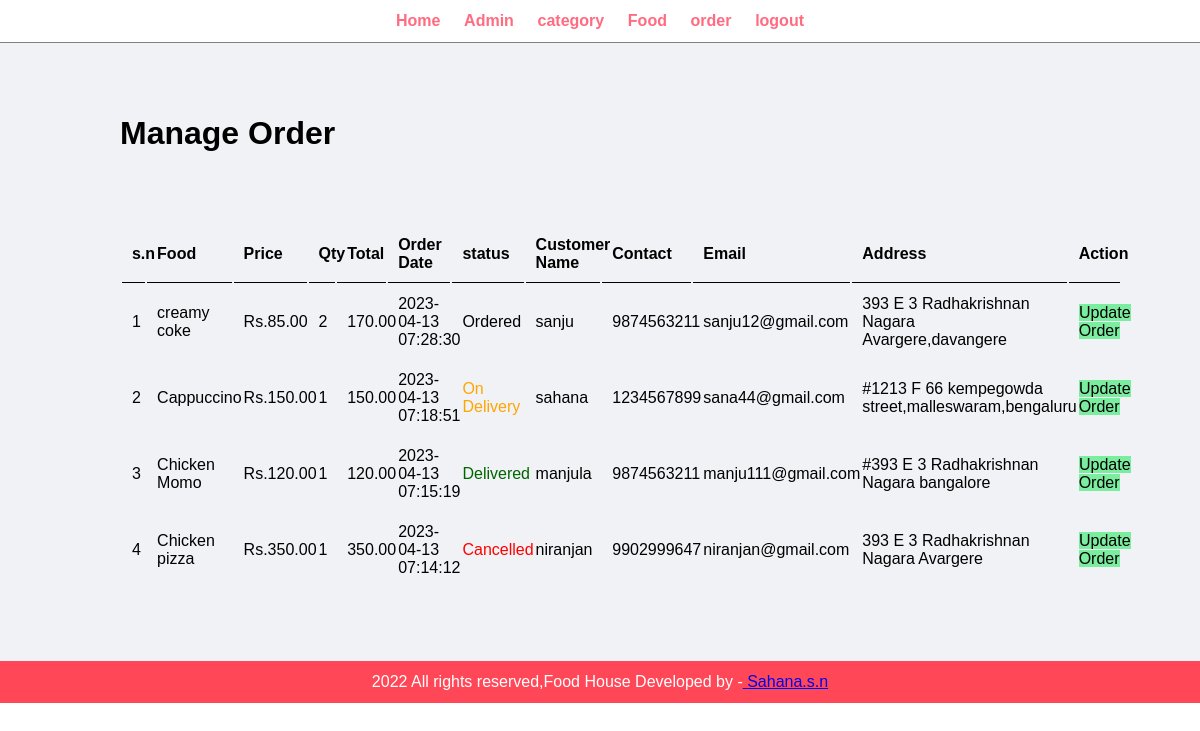
The page /admin/manage-order.php (signed in) on the database its author committed.
### tables this page shows
CREATE TABLE `tbl_order` (
  `id` int(10) UNSIGNED NOT NULL,
  `food` varchar(150) NOT NULL,
  `price` decimal(10,2) NOT NULL,
  `qty` int(11) NOT NULL,
  `total` decimal(10,2) NOT NULL,
  `order_date` datetime NOT NULL,
  `status` varchar(50) NOT NULL,
  `customer_name` varchar(150) NOT NULL,
  `customer_contact` varchar(20) NOT NULL,
  `customer_email` varchar(150) NOT NULL,
  `customer_address` varchar(255) NOT NULL
);

### admin/manage-order.php (the view, shortened to what this page needs)
<?php include('partials/menu.php');?>
<div class="main-content">
    <div class="wrapper">
        <h1>Manage Order</h1>
        <br>
        <br>
        <br><br>
        <table class="tbl-full">
            <tr>
                <th>s.n</th>
                <th>Food</th>
                <th>Price</th>
                <th>Qty</th>
                <th>Total</th>
                <th>Order Date</th>
                <th>status</th>
                <th>Customer Name</th>
                <th>Contact</th>
                <th>Email</th>
                <th>Address</th>
                <th>Action</th>
            </tr>
            <?php
            $sql="SELECT * FROM tbl_order ORDER BY id DESC";
            $res=mysqli_query($conn,$sql);
            $count=mysqli_num_rows($res);
            $sn=1;
            if($count>0)
            {
                while($row=mysqli_fetch_assoc($res))
                {
                    $id=$row['id'];
                    $food=$row['food'];
                    $price=$row['price'];
                    $qty=$row['qty'];
                    $total=$row['total'];
                    $order_date=$row['order_date'];
                    $status=$row['status'];
                    $customer_name=$row['customer_name'];
                    $customer_contact=$row['customer_contact'];
                    $customer_email=$row['customer_email'];
                    $customer_address=$row['customer_address'];
                    ?>
                       <tr>
                            <td><?php echo $sn++;?></td>
                            <td><?php echo $food;?></td>
                            <td>Rs.<?php echo $price;?></td>
                            <td><?php echo $qty;?></td>
                            <td><?php echo $total;?></td>
                            <td><?php echo $order_date;?></td>
                            <td>
                                <?php
                                if($status=="Ordered")
                                    {
                                        echo"<label>$status</label>";
                                    }
                                elseif($status=="On Delivery")
                                    {
                                        echo"<label style='color: orange;'>$status</label>";
                                    }
                                elseif($status=="Delivered")
                                    {
                                        echo"<label style='color: darkgreen;'>$status</label>";
                                    }
                                elseif($status=="Cancelled")
                                    {
                                        echo"<label style='color: red;'>$status</label>";
                                    }
                                ?>
                            </td>
                            <td><?php echo $customer_name;?></td>
                            <td><?php echo $customer_contact;?></td>
                            <td><?php echo $customer_email;?></td>
                            <td><?php echo $customer_address;?></td>
                            <td>
                                <a href="<?php echo SITEURL;?>admin/update-order.php?id=<?php echo $id;?>" class="btn-secondary">Update Order</a>
                            </td>
                        </tr>
                    <?php
                }
            }
            else{
                echo "<tr><td colspan='12' class='error'>Orders not Available</td></tr>";
            }
            ?>
        </table>
    </div>
</div>
<?php include('partials/footer.php')?>

### admin/partials/menu.php (shortened to what this page needs)
<html>
<head>
    <link rel="stylesheet" href="../css/admin.css">
</head>
<body>
    <div class="menu text-center">
        <div class="wrapper">
            <ul>
                <li><a href="index.php">Home</a></li>
                <li><a href="manage-admin.php">Admin</a></li>
                <li><a href="manage-category.php">category</a></li>
                <li><a href="manage-food.php">Food</a></li>
                <li><a href="manage-order.php">order</a></li>
                <li><a href="logout.php">logout</a></li>
            </ul>
        </div>
    </div>

### admin/partials/footer.php
 <div class="footer">
        <div class="wrapper">
            <p class="text-center">2022 All rights reserved,Food House Developed by -<a href="#">
                    Sahana.s.n</a></p>
        </div>
    </div>
</body>
</html>

### css/admin.css (style rules this page uses)
* { margin: 0; padding: 0; font-family:Arial, Helvetica, sans-serif ; }
.wrapper { padding: 1%; width: 80%; margin: 0 auto; }
.text-center { text-align: center; }
.tbl-full { width: 100%; }
table tr th { border-bottom: 1px solid black; padding: 1%; text-align: left; }
table tr td { padding: 1%; }
.btn-secondary { background-color: #7bed9f; padding: 1%; color: black; text-decoration: none; font-size:bold; }
.menu { border-bottom: 1px solid gray; }
.menu ul { list-style-type: none; }
.menu ul li { display:inline; padding: 1%; }
.menu ul li a { text-decoration: none; font-weight: bold; color:#ff6b81 ; }
.main-content { padding: 5% 0; background-color: #f1f2f6; }
.footer { background-color: #ff4757; color: white; }

### rows shown on the page
tbl_order: food "creamy coke", price "85.00", qty "2", total "170.00", order_date "2023-04-13 07:28:30", status "Ordered", customer_name "sanju", customer_contact "9874563211", customer_email "sanju12@gmail.com", customer_address "393 E 3 Radhakrishnan Nagara Avargere,davangere"
tbl_order: food "Cappuccino", price "150.00", qty "1", total "150.00", order_date "2023-04-13 07:18:51", status "On Delivery", customer_name "sahana", customer_contact "1234567899", customer_email "sana44@gmail.com", customer_address "#1213 F 66 kempegowda street,malleswaram,bengaluru"
tbl_order: food "Chicken Momo", price "120.00", qty "1", total "120.00", order_date "2023-04-13 07:15:19", status "Delivered", customer_name "manjula", customer_contact "9874563211", customer_email "manju111@gmail.com", customer_address "#393 E 3 Radhakrishnan Nagara bangalore"
tbl_order: food "Chicken pizza", price "350.00", qty "1", total "350.00", order_date "2023-04-13 07:14:12", status "Cancelled", customer_name "niranjan", customer_contact "9902999647", customer_email "niranjan@gmail.com", customer_address "393 E 3 Radhakrishnan Nagara Avargere"
